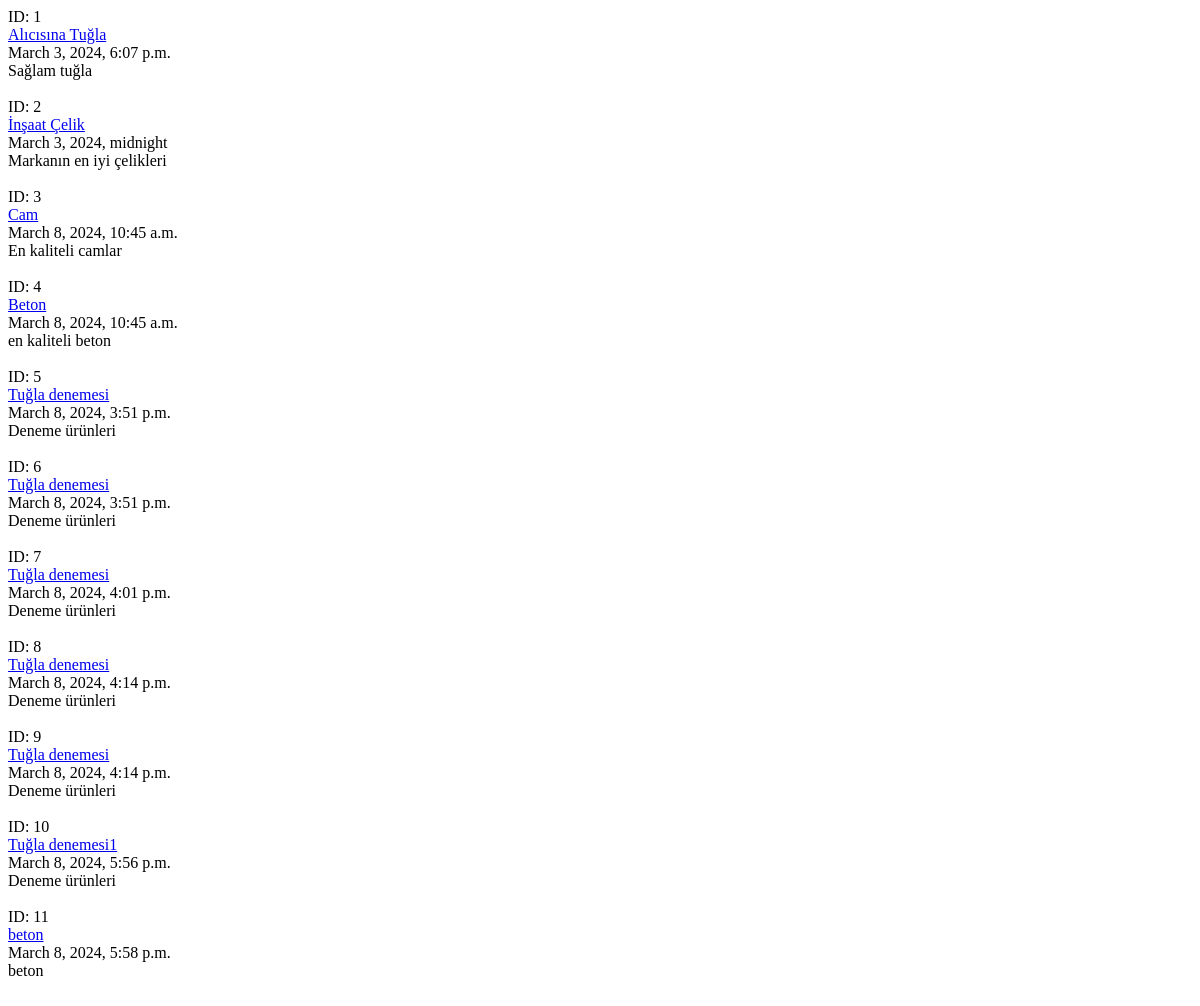
The app's page /post/index/, older data.
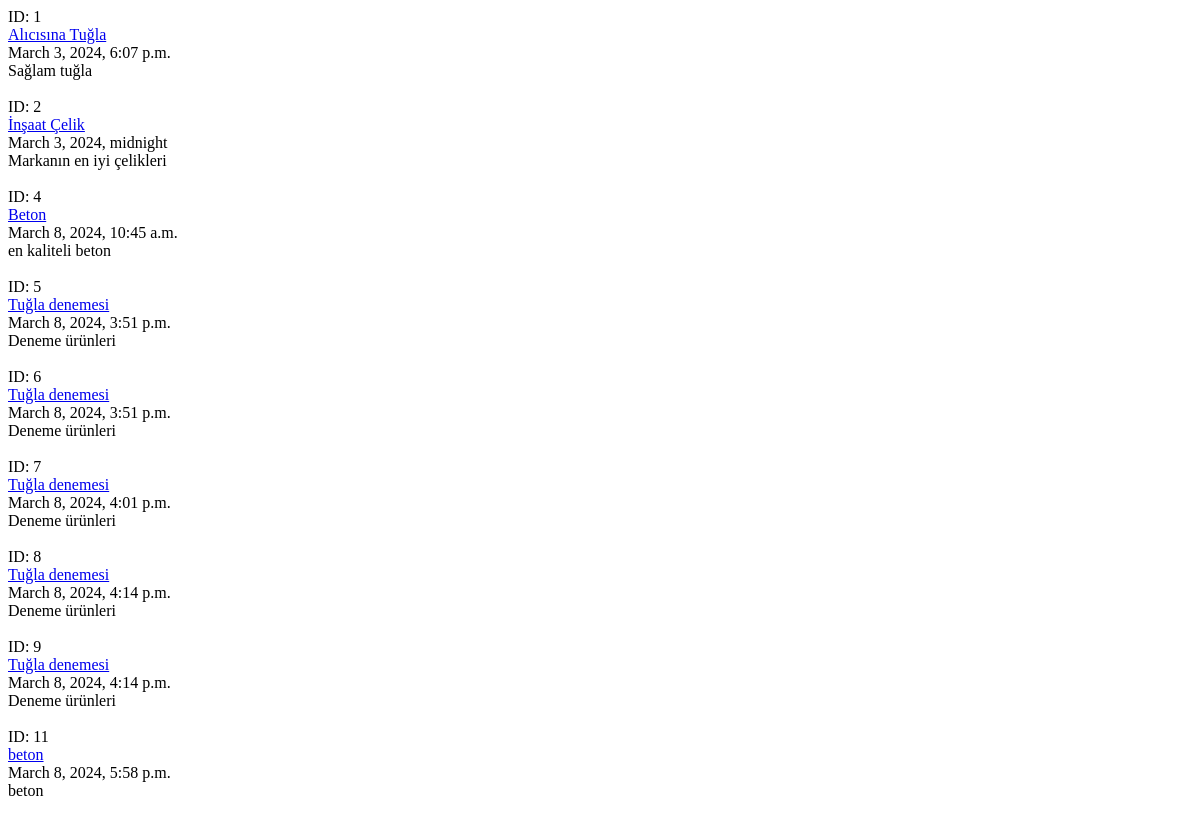
The same page, newer data.
### post/models.py (models this page shows, shortened)
class Post(models.Model):
    title = models.CharField(max_length=120, verbose_name="Başlık")
    content = models.TextField(verbose_name="İçerik")
    publishing_date = models.DateTimeField(verbose_name="Yayımlanma Tarihi", auto_now = True)
    def get_absolute_url(self):
        return reverse('post:detail', kwargs={'id': self.id})

### post/views.py (the view)
# urls.py: path('index/', post_index, name = "index"),
def post_index(request):
    posts = Post.objects.all()
    return render(request, "post/index.html", {'posts': posts})

### templates/post/index.html (shortened to what this page needs)
<!DOCTYPE html>
<html lang="en">
<head>
</head>
<body>
{% for post in posts %}
    ID: {{ post.id }}<br/>
    <a href="{{ post.get_absolute_url }}">{{ post.title }}</a><br/>
    {{ post.publishing_date }}<br/>
    {{ post.content }}<br><br>
{% endfor %}
</body>
</html>

Row changes from the older to the newer data that the page shows:
removed Post: id "3", title "Cam", publishing_date "March 8, 2024, 10:45 a.m.", content "En kaliteli camlar"
removed Post: id "10", title "Tuğla denemesi1", publishing_date "March 8, 2024, 5:56 p.m.", content "Deneme ürünleri"
